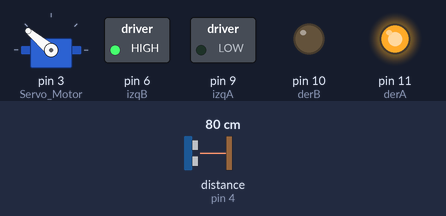
This sketch was run on a simulated Arduino Uno, built with avr-gcc and run on an emulated ATmega328P. Parts: servo, switched loads named in the sketch (green lamp = pin HIGH), output pins drawn as LEDs (lit = HIGH). The test bench sets the inputs (shaded band); at power-on: distance to the obstacle (sensor on pin 4) 80 cm. The echo pulse lasts 58.3 µs per cm; random numbers use the default seed unless the sketch sets one.

Above: at 1.5 s.
1.6 s: distance to the obstacle (sensor on pin 4) set to 33 cm
5.0 s: distance to the obstacle (sensor on pin 4) set to 28 cm
At 11.7 s:
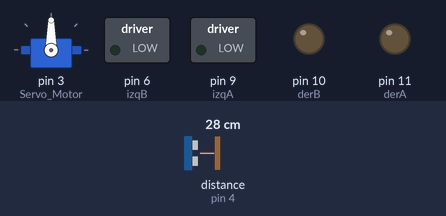
13.8 s: distance to the obstacle (sensor on pin 4) set to 35 cm
At 16.53 s:
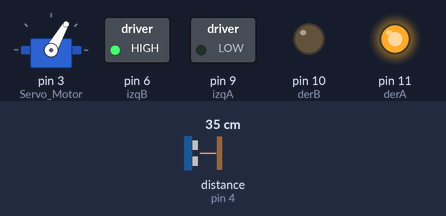
17.2 s: distance to the obstacle (sensor on pin 4) set to 2 cm
At 18.9 s:
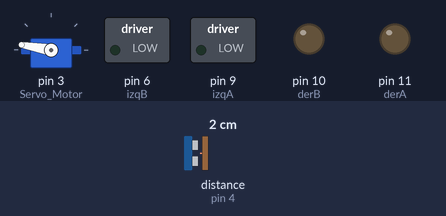
Timing chart, 0 to 21.6 s (numbered marks = the images above; inputs shaded):
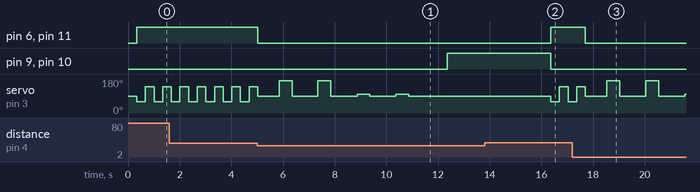

The sketch:

simulacion2.ino
```cpp
#include <Servo.h>
#define Temp_Update 15
#define In_Servo 90
#define Time_In 333.333

Servo Servo_Motor;


int posicion_uno = 100;
int posicion_dos = 50;
int velocidad = 150;

int izqA = 9;
int izqB = 6;
int derA = 11;
int derB = 10;

int Servo_motor(){
  Servo_Motor.write(60);
  delay(Time_In);
  Servo_Motor.write(140);
  delay(Time_In);
}


void Adelante(){
 digitalWrite(derA,velocidad);
 digitalWrite(derB,0);
 digitalWrite(izqA,0);
 digitalWrite(izqB,velocidad);
}

void Retroceder(){
 digitalWrite(derA,0);
 digitalWrite(derB,velocidad);
 digitalWrite(izqA,velocidad);
 digitalWrite(izqB,0);
 delay(4000);
}

void Frenar(){
 digitalWrite(derA,0);
 digitalWrite(derB,0);
 digitalWrite(izqA,0);
 digitalWrite(izqB,0);
}

void Izquierda(){
 digitalWrite(derA,velocidad);
 digitalWrite(derB,0);
 digitalWrite(izqA,velocidad);
 digitalWrite(izqB,0);

 delay(500);
}

void Derecha(){
 digitalWrite(derA,0);
 digitalWrite(derB,velocidad);
 digitalWrite(izqA,0);
 digitalWrite(izqB,velocidad);

 delay(500);
}

float Servo_derecha(){
  Servo_Motor.write(170);
  delay(500);
  pinMode(5, OUTPUT);
  digitalWrite(5, LOW);
  delayMicroseconds(2);
  digitalWrite(5, HIGH);
  delayMicroseconds(10);
  pinMode(5, INPUT);
  Servo_Motor.write(In_Servo);
  return microsecondsToCentimeters(pulseIn(4, HIGH));
}

float Servo_izquierda(){
  Servo_Motor.write(100);
  delay(500);
  pinMode(5, OUTPUT);
  digitalWrite(5, LOW);
  delayMicroseconds(2);
  digitalWrite(5, HIGH);
  delayMicroseconds(10);
  pinMode(5, INPUT);
  Servo_Motor.write(In_Servo);
  return microsecondsToCentimeters(pulseIn(4, HIGH));
}

float microsecondsToCentimeters(long microseconds) {
  return microseconds / 29 / 2;
}

void setup()
{
  /*motor-reductores*/
  pinMode(izqA, OUTPUT);
  pinMode(izqB, OUTPUT);
  pinMode(derA, OUTPUT);
  pinMode(derB, OUTPUT);

  Servo_Motor.attach(3);
  Servo_Motor.write(In_Servo);

  delay(Time_In);

  Serial.begin(9600);


}

void loop()
{

  long duracion;
  float cm, derecha, izquierda;
  int direccion;


  	pinMode(5, OUTPUT);
  	digitalWrite(5, LOW);
  	delayMicroseconds(2);
  	digitalWrite(5, HIGH);
  	delayMicroseconds(10);
  	digitalWrite(5, LOW);
  	pinMode(4, INPUT);
  	duracion= pulseIn(4, HIGH);

  	cm= microsecondsToCentimeters(duracion);

  		if(cm>30){
    		Adelante();
    		Servo_motor();

  		} else {
    		Frenar();
    		Servo_Motor.write(In_Servo);
  			delay(Time_In);
    		delay(500);
    		Servo_derecha();
    		derecha = Servo_derecha();
    		delay(10);
    		Servo_izquierda();
    		izquierda = Servo_izquierda();
    		delay(500);

    	if (derecha > izquierda)
     	{
       		Derecha();
    	} else if(derecha < izquierda){
       		Izquierda();
    	} else {
      		if (derecha == izquierda && derecha < 30)
        {
           Retroceder();

         }
      	else {
        	direccion = random (0,10);
        	if (direccion <= 5){
          		Derecha();
        	} else {
          		Izquierda();
        	}
      	}
    	}
  	}


}
```

Measured:
- the behaviour switches between 31 and 30 cm on distance to the obstacle (sensor on pin 4) (found by bisection; images 0 and 1)
- after the input at 5.0 s, pin 6 (izqB), pin 11 (derA): HIGH → LOW at once; pin 9 (izqA), pin 10 (derB): LOW → HIGH after 7.4 s
- after the input at 13.8 s, pin 6 (izqB), pin 11 (derA): LOW → HIGH after 2.6 s; servo on pin 3 (Servo_Motor): 90° → 60° after 2.6 s, → 140° 0.33 s later, → 60° 0.34 s later
- after the input at 17.2 s, pin 6 (izqB), pin 11 (derA): HIGH → LOW after 0.50 s
